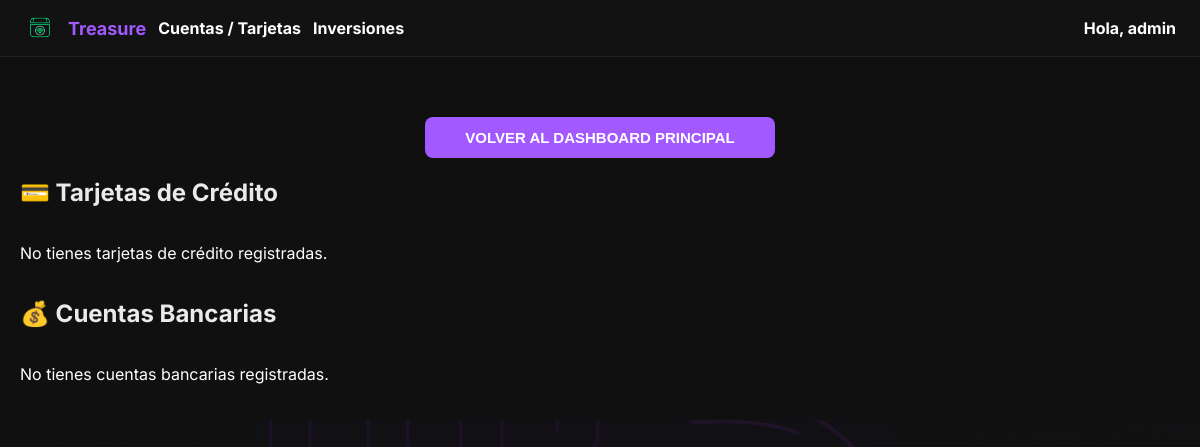
Page /finanzas/gestionar/ (signed in) on the earlier database version.
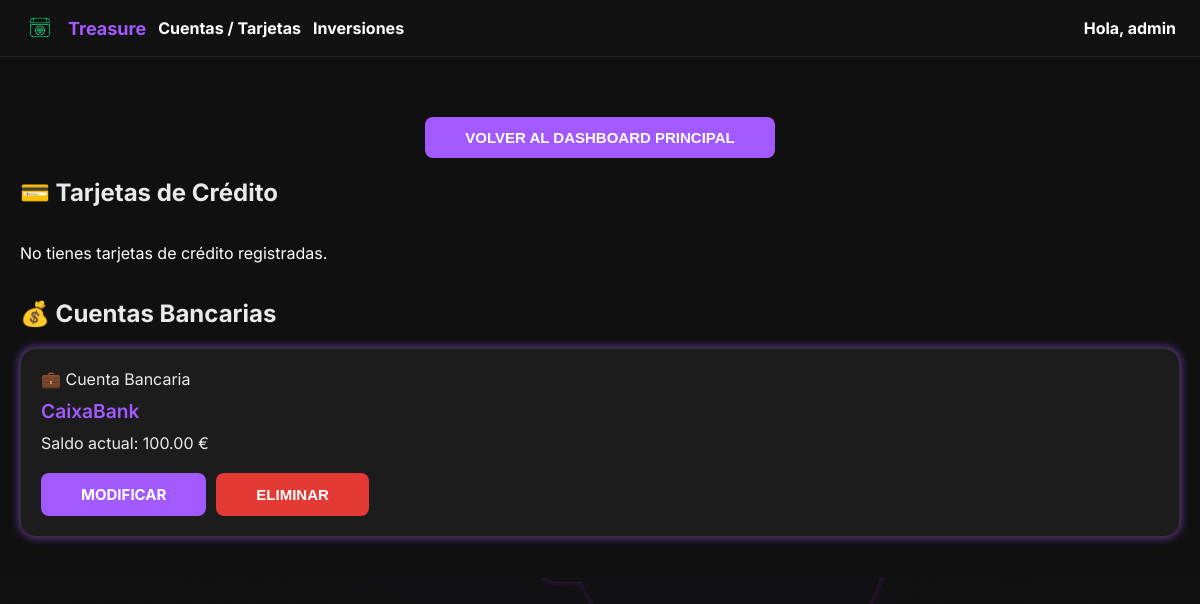
Same page on the later database version.
### finanzas/models.py (models this page shows)
class CuentaBancaria(models.Model):
    usuario = models.ForeignKey(User, on_delete=models.CASCADE)
    nombre = models.CharField(max_length=100)
    moneda = models.CharField(max_length=3, choices=MONEDAS, default='EUR')
    activa = models.BooleanField(default=True)

### finanzas/views.py (the view)
# urls.py: path('gestionar/', views.gestionar_cuentas, name='gestionar_cuentas'),
@login_required
def gestionar_cuentas(request):
    usuario = request.user
    cuentas_bancarias = CuentaBancaria.objects.filter(usuario=usuario)
    cuentas_credito = CuentaCredito.objects.filter(usuario=usuario)
    prestamos = PrestamoSimple.objects.filter(usuario=usuario)
    tarjetas = TarjetaCredito.objects.filter(usuario=usuario)
    hoy = now().date()
    anio = hoy.year
    mes = hoy.month
    try:
        registro = RegistroMensual.objects.get(usuario=usuario, anio=anio, mes=mes)
    except RegistroMensual.DoesNotExist:
        registro = None
    saldos = {}
    saldos_tarjetas = {}
    if registro:
        for cuenta in cuentas_bancarias:
            try:
                saldo = SaldoMensualCuenta.objects.get(cuenta=cuenta, registro=registro)
                saldos[cuenta.id] = saldo.saldo
            except SaldoMensualCuenta.DoesNotExist:
                saldos[cuenta.id] = None
        for tarjeta in tarjetas:
            try:
                saldo = SaldoMensualTarjeta.objects.get(tarjeta=tarjeta, registro=registro)
                saldos_tarjetas[tarjeta.id] = saldo.saldo
            except SaldoMensualTarjeta.DoesNotExist:
                saldos_tarjetas[tarjeta.id] = None
    return render(request, 'finanzas/gestionar_cuentas.html', {
        'cuentas_bancarias': cuentas_bancarias,
        'cuentas_credito': cuentas_credito,
        'prestamos': prestamos,
        'tarjetas': tarjetas,
        'saldos': saldos,
        'saldos_tarjetas': saldos_tarjetas,
    })

### finanzas/context_processors.py (called while the page is built)
def resumen_inversiones_context(request):
    if request.user.is_authenticated:
        resumen = ResumenInversionesMensual.objects.filter(
            usuario=request.user
        ).order_by('-registro__anio', '-registro__mes').first()
    else:
        resumen = None
    return {
        'resumen_inversiones': resumen
    }

### finanzas/templatetags/custom_filters.py (called while the page is built)
@register.filter
def get_item(dictionary, key):
    if dictionary is None:
        return None
    return dictionary.get(key)

### templates/finanzas/gestionar_cuentas.html (shortened to what this page needs)
{% extends "base.html" %}
{% block body_class %}dashboard-background{% endblock %}
{% load static %}
{% load humanize %}
{% load custom_filters %}
{% block content %}
<div class="dashboard-scroll-wrapper">
    <div style="text-align: center; margin-top: 40px;">
        <button type="button" class="btn btn-primary" onclick="window.location.href='{% url 'dashboard' %}'">Volver al Dashboard Principal</button>
    </div>
    <h2 class="section-title">💳 Tarjetas de Crédito</h2>
    <div class="cuentas-container">
        {% for tarjeta in tarjetas %}
        <div class="cuenta-card">
            <div class="cuenta-tipo">💳 Tarjeta de Crédito</div>
            <div class="cuenta-nombre">{{ tarjeta.nombre }} {% if tarjeta.entidad %}— {{ tarjeta.entidad }}{% endif %}</div>
            <div class="cuenta-detalle">
                {% if saldos_tarjetas|get_item:tarjeta.id %}
                    Saldo actual: {{ saldos_tarjetas|get_item:tarjeta.id }} €
                {% else %}
                    Sin saldo este mes
                {% endif %}
            </div>
            <div class="cuenta-acciones">
                <a href="{% url 'finanzas:detalle_tarjeta' tarjeta.id %}" class="btn btn-primary">Modificar</a>
                <a href="{% url 'finanzas:eliminar_tarjeta' tarjeta.id %}" class="btn btn-danger">Eliminar</a>
            </div>
        </div>
        {% empty %}
        <p>No tienes tarjetas de crédito registradas.</p>
        {% endfor %}
    </div>
    <h2 class="section-title">💰 Cuentas Bancarias</h2>
    <div class="cuentas-container">
        {% for cuenta in cuentas_bancarias %}
        <div class="cuenta-card">
            <div class="cuenta-tipo">💼 Cuenta Bancaria</div>
            <div class="cuenta-nombre">{{ cuenta.nombre }}</div>
            <div class="cuenta-detalle">
                {% if saldos|get_item:cuenta.id %}
                    Saldo actual: {{ saldos|get_item:cuenta.id }} €
                {% else %}
                    Sin saldo este mes
                {% endif %}
            </div>
            <div class="cuenta-acciones">
                <a href="{% url 'finanzas:detalle_cuenta' cuenta.id %}" class="btn btn-primary">Modificar</a>
                <button class="btn btn-danger" onclick="confirmarEliminacion('{% url 'finanzas:eliminar_cuenta' cuenta.id %}', '{{ cuenta.nombre }}')">Eliminar</button>
            </div>
        </div>
        {% empty %}
        <p>No tienes cuentas bancarias registradas.</p>
        {% endfor %}
    </div>
</div>
{% endblock %}

Differences in the rows shown:
added CuentaBancaria: nombre "CaixaBank", id "100.00"
Other differences:
text no longer shown: "No tienes cuentas bancarias registradas."
